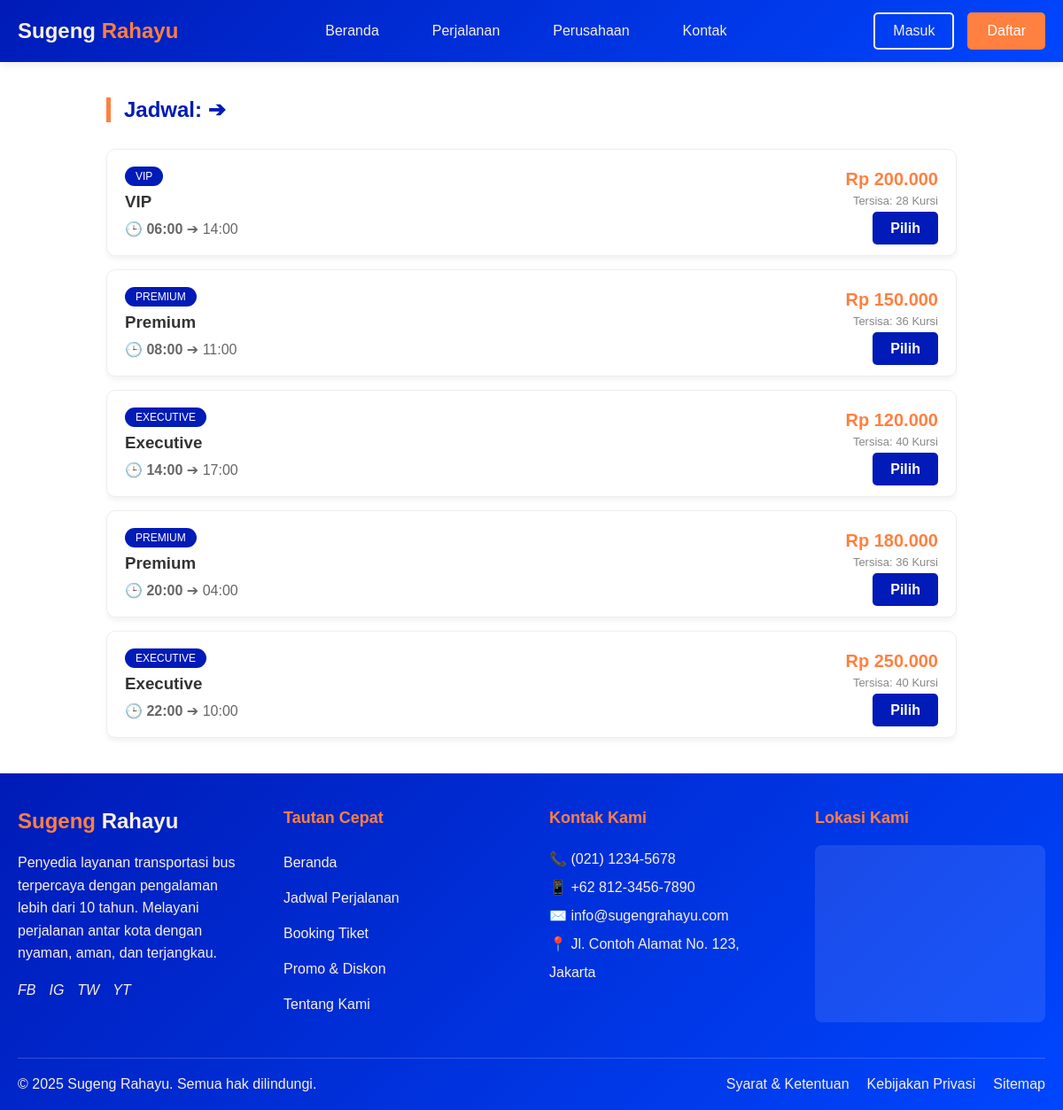
/booking/search-schedule.php, run on the app's committed database.
### tables this page shows
CREATE TABLE IF NOT EXISTS schedules (
    id INT PRIMARY KEY AUTO_INCREMENT,
    route_id INT,
    bus_type_id INT,
    departure_date DATE NOT NULL,
    departure_time TIME NOT NULL,
    arrival_time TIME,
    price DECIMAL(10,2) NOT NULL,
    available_seats INT DEFAULT 50,
    total_seats INT DEFAULT 50,
    status ENUM('active', 'cancelled', 'completed') DEFAULT 'active',
    created_at TIMESTAMP DEFAULT CURRENT_TIMESTAMP,
    updated_at TIMESTAMP DEFAULT CURRENT_TIMESTAMP ON UPDATE CURRENT_TIMESTAMP,
    FOREIGN KEY (route_id) REFERENCES routes(id),
    FOREIGN KEY (bus_type_id) REFERENCES bus_types(id)
);

CREATE TABLE IF NOT EXISTS bus_types (
    id INT PRIMARY KEY AUTO_INCREMENT,
    name VARCHAR(100) NOT NULL,
    description TEXT,
    capacity INT NOT NULL,
    facilities TEXT,
    image VARCHAR(255),
    status ENUM('active', 'inactive') DEFAULT 'active',
    created_at TIMESTAMP DEFAULT CURRENT_TIMESTAMP
);

### includes/functions.php (called while the page is built, shortened)
<?php
function get_db_connection() {
    static $conn = null;
    if ($conn === null) {
        $conn = new mysqli('localhost', 'root', '', 'sugeng');
        $conn->set_charset("utf8mb4");
    }
    return $conn;
}
function get_available_schedules($origin = null, $destination = null, $date = null) {
    $conn = get_db_connection();
    $query = "
        SELECT s.*, r.origin, r.destination, bt.name as bus_type_name,
               bt.description as bus_description, bt.facilities
        FROM schedules s
        JOIN routes r ON s.route_id = r.id
        JOIN bus_types bt ON s.bus_type_id = bt.id
        WHERE s.status = 'active' AND s.available_seats > 0
    ";
    $query .= " ORDER BY s.departure_time ASC";
    $stmt = $conn->prepare($query);
    $stmt->execute();
    $result = $stmt->get_result();
    return $result->fetch_all(MYSQLI_ASSOC);
}
?>

### config.php (called while the page is built, shortened)
  <?php
if (!function_exists('format_currency')) {
    function format_currency($amount) {
        return 'Rp ' . number_format($amount, 0, ',', '.');
    }
}
if (!function_exists('format_time')) {
    function format_time($time) {
        return date('H:i', strtotime($time));
    }
}
?>

### booking/search-schedule.php (the view, shortened to what this page needs)
<?php
require_once '../config.php';
require_once '../includes/functions.php';
include '../header.php';
$origin = $_GET['origin'] ?? '';
$destination = $_GET['destination'] ?? '';
$departure_date = $_GET['departure_date'] ?? '';
$schedules = get_available_schedules($origin, $destination, $departure_date);
?>
<div style="max-width: 1000px; margin: 40px auto; padding: 0 20px;">
    <h2 style="color: #001BB7; border-left: 5px solid #FF8040; padding-left: 15px; margin-bottom: 30px;">
        Jadwal: <?php echo htmlspecialchars($origin); ?> ➔ <?php echo htmlspecialchars($destination); ?>
    </h2>
    <?php if (!empty($schedules)): ?>
        <?php foreach($schedules as $bus): ?>
            <div style="background: white; border: 1px solid #eee; border-radius: 10px; padding: 20px; display: flex; justify-content: space-between; align-items: center; margin-bottom: 15px; box-shadow: 0 4px 6px rgba(0,0,0,0.05);">
                <div>
                    <span style="background: #001BB7; color: white; padding: 4px 12px; border-radius: 20px; font-size: 12px; text-transform: uppercase;">
                        <?php echo htmlspecialchars($bus['bus_type_name'] ?? 'Regular'); ?>
                    </span>
                    <h3 style="margin: 10px 0; color: #333;"><?php echo htmlspecialchars($bus['bus_type_name'] ?? 'Bus'); ?></h3>
                    <p style="margin: 0; color: #666;">
                        🕒 <strong><?php echo format_time($bus['departure_time']); ?></strong> ➔ <?php echo format_time($bus['arrival_time']); ?>
                    </p>
                </div>
                <div style="text-align: right;">
                    <p style="margin: 0; font-size: 20px; font-weight: bold; color: #FF8040;">
                        <?php echo format_currency($bus['price']); ?>
                    </p>
                    <p style="margin: 5px 0 15px; font-size: 13px; color: #888;">Tersisa: <?php echo htmlspecialchars($bus['available_seats']); ?> Kursi</p>
                    <a href="book-detail.php?id=<?php echo htmlspecialchars($bus['id']); ?>" style="background: #001BB7; color: white; text-decoration: none; padding: 10px 20px; border-radius: 5px; font-weight: bold;">
                        Pilih
                    </a>
                </div>
            </div>
        <?php endforeach; ?>
    <?php endif; ?>
</div>
<?php include '../footer.php'; ?>

### header.php (shortened to what this page needs)
<!DOCTYPE html>
<html lang="id">
<head>
</head>
<body>
    <header class="header">
        <div class="header-container">
            <div class="logo">
                <a href="index.php" class="logo-text">Sugeng <span>Rahayu</span></a>
            </div>
            <nav>
                <ul class="nav-menu" id="navMenu">
                    <li class="nav-item">
                        <a href="index.php" class="nav-link">Beranda</a>
                    </li>
                    <li class="nav-item dropdown">
                        <a href="#" class="nav-link">Perjalanan</a>
                    </li>
                    <li class="nav-item dropdown">
                        <a href="#" class="nav-link">Perusahaan</a>
                    </li>
                    <li class="nav-item">
                        <a href="kontak.php" class="nav-link">Kontak</a>
                    </li>
                </ul>
            </nav>
            <div class="auth-buttons">
                <a href="signin.php" class="btn btn-login">Masuk</a>
                <a href="signup.php" class="btn btn-register">Daftar</a>
            </div>
        </div>
    </header>

### footer.php
<?php
$primary_blue = "#001BB7";
$secondary_blue = "#0046FF";
$accent_orange = "#FF8040";
$light_cream = "#F5F1DC";
?>
<footer style="background: linear-gradient(135deg, <?php echo $primary_blue; ?>, <?php echo $secondary_blue; ?>); color: <?php echo $light_cream; ?>; padding: 40px 0 0;">
    <div style="max-width: 1200px; margin: 0 auto; padding: 0 20px;">
        <div style="display: grid; grid-template-columns: repeat(auto-fit, minmax(250px, 1fr)); gap: 40px; margin-bottom: 40px;">
            <div>
                <h3 style="color: <?php echo $accent_orange; ?>; margin-bottom: 20px; font-size: 24px;">Sugeng <span style="color: <?php echo $light_cream; ?>">Rahayu</span></h3>
                <p style="line-height: 1.6; margin-bottom: 20px;">
                    Penyedia layanan transportasi bus terpercaya dengan pengalaman lebih dari 10 tahun.
                    Melayani perjalanan antar kota dengan nyaman, aman, dan terjangkau.
                </p>
                <div style="display: flex; gap: 15px;">
                    <a href="#" style="color: <?php echo $light_cream; ?>; text-decoration: none; transition: color 0.3s ease;">
                        <i>FB</i>
                    </a>
                    <a href="#" style="color: <?php echo $light_cream; ?>; text-decoration: none; transition: color 0.3s ease;">
                        <i>IG</i>
                    </a>
                    <a href="#" style="color: <?php echo $light_cream; ?>; text-decoration: none; transition: color 0.3s ease;">
                        <i>TW</i>
                    </a>
                    <a href="#" style="color: <?php echo $light_cream; ?>; text-decoration: none; transition: color 0.3s ease;">
                        <i>YT</i>
                    </a>
                </div>
            </div>
            <div>
                <h4 style="color: <?php echo $accent_orange; ?>; margin-bottom: 20px; font-size: 18px;">Tautan Cepat</h4>
                <ul style="list-style: none; line-height: 2.5;">
                    <li><a href="index.php" style="color: <?php echo $light_cream; ?>; text-decoration: none; transition: color 0.3s ease;">Beranda</a></li>
                    <li><a href="jadwal.php" style="color: <?php echo $light_cream; ?>; text-decoration: none; transition: color 0.3s ease;">Jadwal Perjalanan</a></li>
                    <li><a href="booking.php" style="color: <?php echo $light_cream; ?>; text-decoration: none; transition: color 0.3s ease;">Booking Tiket</a></li>
                    <li><a href="promo.php" style="color: <?php echo $light_cream; ?>; text-decoration: none; transition: color 0.3s ease;">Promo & Diskon</a></li>
                    <li><a href="tentang.php" style="color: <?php echo $light_cream; ?>; text-decoration: none; transition: color 0.3s ease;">Tentang Kami</a></li>
                </ul>
            </div>
            <div>
                <h4 style="color: <?php echo $accent_orange; ?>; margin-bottom: 20px; font-size: 18px;">Kontak Kami</h4>
                <div style="line-height: 2;">
                    <p>📞 (021) 1234-5678</p>
                    <p>📱 +62 812-3456-7890</p>
                    <p>✉️ info@sugengrahayu.com</p>
                    <p>📍 Jl. Contoh Alamat No. 123, Jakarta</p>
                </div>
            </div>
            <div>
                <h4 style="color: <?php echo $accent_orange; ?>; margin-bottom: 20px; font-size: 18px;">Lokasi Kami</h4>
                <div style="background: rgba(255, 255, 255, 0.1); border-radius: 8px; padding: 15px; height: 200px;">
                    <iframe
                        src="https://www.google.com/maps/embed?pb=!1m18!1m12!1m3!1d3966.521260322283!2d106.8456!3d-6.2088!2m3!1f0!2f0!3f0!3m2!1i1024!2i768!4f13.1!3m3!1m2!1s0x0%3A0x0!2zNsKwMTInMzEuNiJTIDEwNsKwNTAnNDQuMiJF!5e0!3m2!1sen!2sid!4v1620000000000!5m2!1sen!2sid"
                        width="100%"
                        height="100%"
                        style="border:0; border-radius: 5px;"
                        allowfullscreen=""
                        loading="lazy">
                    </iframe>
                </div>
            </div>
        </div>
        <div style="border-top: 1px solid rgba(255, 255, 255, 0.2); padding: 20px 0; text-align: center;">
            <div style="display: flex; justify-content: space-between; align-items: center; flex-wrap: wrap; gap: 20px;">
                <p style="margin: 0;">&copy; <?php echo date('Y'); ?> Sugeng Rahayu. Semua hak dilindungi.</p>
                <div style="display: flex; gap: 20px;">
                    <a href="syarat.php" style="color: <?php echo $light_cream; ?>; text-decoration: none; transition: color 0.3s ease;">Syarat & Ketentuan</a>
                    <a href="privasi.php" style="color: <?php echo $light_cream; ?>; text-decoration: none; transition: color 0.3s ease;">Kebijakan Privasi</a>
                    <a href="sitemap.php" style="color: <?php echo $light_cream; ?>; text-decoration: none; transition: color 0.3s ease;">Sitemap</a>
                </div>
            </div>
        </div>
    </div>
</footer>
</body>
</html>

### data on the page
schedules: bus_type.name "VIP", departure_time "06:00", arrival_time "14:00", price "Rp 200.000", available_seats "28"
schedules: bus_type.name "PREMIUM", bus_type.name "Premium", departure_time "08:00", arrival_time "11:00", price "Rp 150.000", available_seats "36"
schedules: bus_type.name "EXECUTIVE", bus_type.name "Executive", departure_time "14:00", arrival_time "17:00", price "Rp 120.000", available_seats "40"
schedules: bus_type.name "PREMIUM", bus_type.name "Premium", departure_time "20:00", arrival_time "04:00", price "Rp 180.000", available_seats "36"
schedules: bus_type.name "EXECUTIVE", bus_type.name "Executive", departure_time "22:00", arrival_time "10:00", price "Rp 250.000", available_seats "40"
